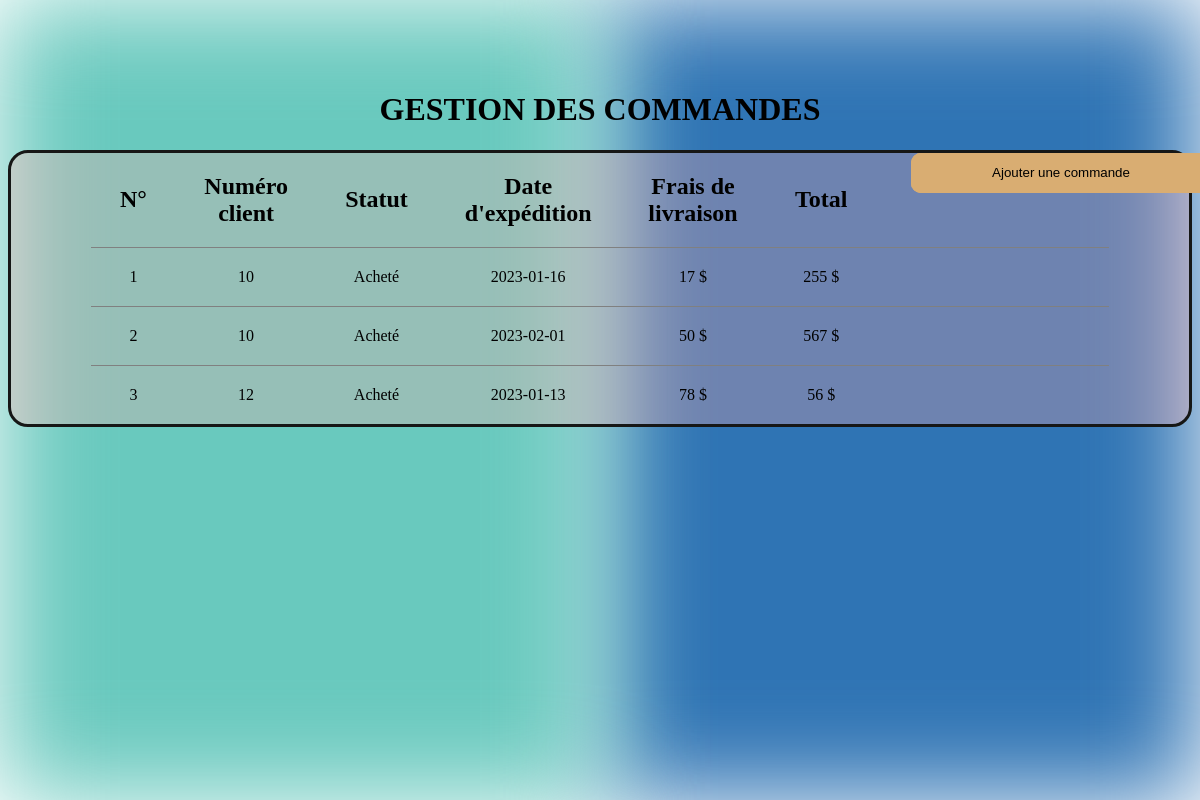
/index.php?action=gestion_commandes, run on the app's committed database.
### tables this page shows
CREATE TABLE IF NOT EXISTS `commande` (
  `id_commande` int(11) NOT NULL AUTO_INCREMENT,
  `date_commande` timestamp NOT NULL DEFAULT CURRENT_TIMESTAMP,
  `total` float NOT NULL,
  `date_livraison` timestamp NOT NULL,
  `frais_depot` float NOT NULL,
  `restant_a_payer` float NOT NULL,
  `frais_livraison` float NOT NULL,
  `statut` enum('Acheté','Fini','Livré','Arrivé','Expédié','Emballé','Déja acheté') NOT NULL,
  `date_expedition` timestamp NOT NULL,
  `note` varchar(255) DEFAULT NULL,
  `id_client` int(11) NOT NULL,
  PRIMARY KEY (`id_commande`)
);

### src/controllers/commande/gestion_commandes.php (called while the page is built)
<?php
require_once('src/lib/database.php');
require_once('src/model/commande.php');
class GestionCommandes
{
    public function execute()
    {
        $connection = new DatabaseConnection();
        $commandeRepository = new CommandeRepository();
        $commandeRepository->connection = $connection;
        $commande = $commandeRepository->getCommands();
        require('templates/commande/gestion_commandes.php');
    }
}

### src/lib/database.php (called while the page is built)
<?php
class DatabaseConnection
{
    public ?\PDO $database = null;
    public function getConnection(): \PDO
    {
        if ($this->database === null) {
            $this->database = new \PDO('mysql:host=localhost;dbname=conciergerie;charset=utf8', 'root', '');
        }
        return $this->database;
    }
}

### src/model/commande.php (called while the page is built, shortened)
<?php
require_once('src/lib/database.php');
class CommandeRepository
{
    public DatabaseConnection $connection;
public function getCommands(): array
    {
        $statement = $this->connection->getConnection()->query(
            "SELECT * FROM commande ORDER BY id_commande"
        );
        $commandes = [];
        while (($row = $statement->fetch())) {
            $commande = new commande();
            $commande->id_commande = $row['id_commande'];
            $commande->date_commande = $row['date_commande'];
            $commande->total = $row['total'];
            $commande->date_livraison = $row['date_livraison'];
            $commande->frais_depot = $row['frais_depot'];
            $commande->restant_a_payer = $row['restant_a_payer'];
            $commande->frais_livraison = $row['frais_livraison'];
            $commande->statut = $row['statut'];
            $commande->date_expedition = $row['date_expedition'];
            $commande->note = $row['note'];
            $commande->id_client = $row['id_client'];
            $commandes[] = $commande;
        }
        return $commandes;
    }
}

### templates/commande/gestion_commandes.php (the view, shortened to what this page needs)
<?php require('templates/autres/background.php') ?>
<h1 class="title">GESTION DES COMMANDES</h1>
<div class="ligne">
    <table border=1 frame=void rules=rows>
        <thead>
            <th>N°</th>
            <th>Numéro client</th>
            <th>Statut</th>
            <th>Date d'expédition</th>
            <th>Frais de livraison</th>
            <th>Total</th>
        </thead>
        <tbody>
            <?php
            foreach ($commande as $commande) {
            ?>
                <tr>
                    <td>
                        <?= $commande->id_commande ?>
                    </td>
                    <td>
                        <?= $commande->id_client ?>
                    </td>
                    <td>
                        <?= $commande->statut ?>
                    </td>
                    <td>
                        <?php $date = new DateTime($commande->date_expedition);
                        echo ($date->format("Y-m-d")) ?>
                    </td>
                    <td>
                        <?= $commande->frais_livraison ?> $
                    </td>
                    <td>
                        <?= $commande->total ?> $
                    </td>
                    <td>
                    </td>
                    <td>
                    </td>
                    <td>
                    </td>
                    <td>
                    </td>
                    <a href="index.php?action=form_ajoutCommande">
                    <input type="submit" class="boutton1" value="Ajouter une commande">
                    </a>
                </tr>
            <?php
            }
            ?>
        </tbody>
    </table>
</div>
<?php require('templates/autres/layout.php') ?>

### css/styles.css (style rules this page uses)
.title { position: relative; text-align: center; padding-top: 70px; color: black; }
select, input { width: 300px; height: 40px; border-radius: 10px; border: none; }
.boutton1 { position: absolute; top: absolute; left: 75vw; background-color: rgb(217, 173, 114); }
td, th { padding: 20px; text-align: center; width: 90rem; }
th { font-size: 1.5rem; }
.ligne { border: 3px solid rgb(22, 23, 22); border-radius: 20px; position: relative; padding-left: 5rem; padding-right: 5rem; background-color: rgba(255, 165, 165, 0.3); }
.ligne a { color: black; }

### data on the page
commande: id_commande "1", id_client "10", statut "Acheté", date_expedition "2023-01-16", frais_livraison "17", total "255"
commande: id_commande "2", id_client "10", statut "Acheté", date_expedition "2023-02-01", frais_livraison "50", total "567"
commande: id_commande "3", id_client "12", statut "Acheté", date_expedition "2023-01-13", frais_livraison "78", total "56"
